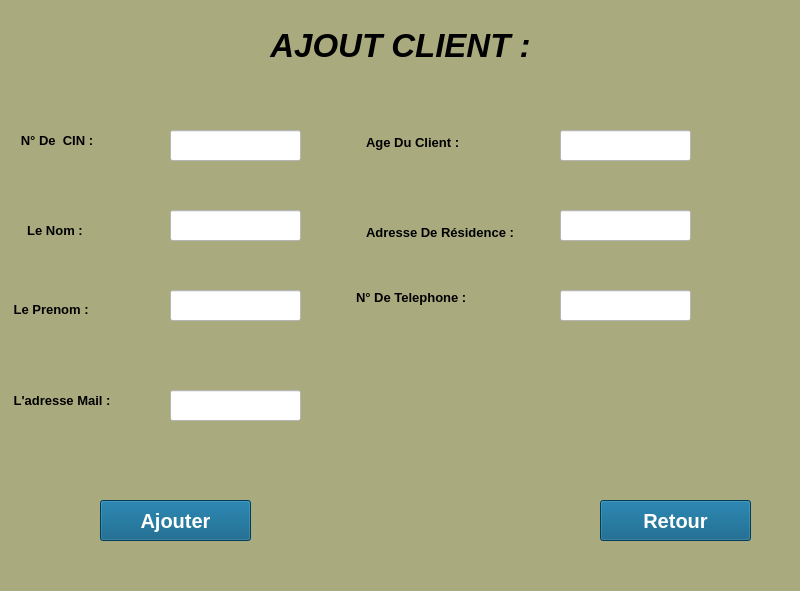
<?xml version="1.0" encoding="UTF-8"?>
<ui version="4.0">
 <class>Form</class>
 <widget class="QWidget" name="Form">
  <property name="geometry">
   <rect>
    <x>0</x>
    <y>0</y>
    <width>800</width>
    <height>591</height>
   </rect>
  </property>
  <property name="font">
   <font>
    <pointsize>12</pointsize>
    <weight>75</weight>
    <bold>true</bold>
   </font>
  </property>
  <property name="windowTitle">
   <string>Form</string>
  </property>
  <property name="styleSheet">
   <string notr="true">background-color: rgb(255, 255, 255);
background-color: rgb(170, 170, 127);</string>
  </property>
  <widget class="QLabel" name="label_2">
   <property name="geometry">
    <rect>
     <x>10</x>
     <y>120</y>
     <width>161</width>
     <height>41</height>
    </rect>
   </property>
   <property name="font">
    <font>
     <pointsize>10</pointsize>
     <weight>75</weight>
     <bold>true</bold>
    </font>
   </property>
   <property name="styleSheet">
    <string notr="true">background-color: rgb(170, 170, 127);</string>
   </property>
   <property name="text">
    <string>   N° De  CIN :</string>
   </property>
  </widget>
  <widget class="QLineEdit" name="lire_cin">
   <property name="geometry">
    <rect>
     <x>170</x>
     <y>130</y>
     <width>131</width>
     <height>31</height>
    </rect>
   </property>
   <property name="font">
    <font>
     <pointsize>12</pointsize>
     <weight>75</weight>
     <bold>true</bold>
    </font>
   </property>
   <property name="styleSheet">
    <string notr="true">background-color: rgb(255, 255, 255);
color: rgb(255, 0, 127);</string>
   </property>
  </widget>
  <widget class="QLabel" name="label_3">
   <property name="geometry">
    <rect>
     <x>20</x>
     <y>210</y>
     <width>161</width>
     <height>41</height>
    </rect>
   </property>
   <property name="font">
    <font>
     <pointsize>10</pointsize>
     <weight>75</weight>
     <bold>true</bold>
    </font>
   </property>
   <property name="styleSheet">
    <string notr="true">background-color: rgb(255, 255, 255);
background-color: rgb(170, 170, 127);</string>
   </property>
   <property name="text">
    <string>  Le Nom :</string>
   </property>
  </widget>
  <widget class="QLineEdit" name="lire_nom">
   <property name="geometry">
    <rect>
     <x>170</x>
     <y>210</y>
     <width>131</width>
     <height>31</height>
    </rect>
   </property>
   <property name="font">
    <font>
     <pointsize>12</pointsize>
     <weight>75</weight>
     <bold>true</bold>
    </font>
   </property>
   <property name="styleSheet">
    <string notr="true">background-color: rgb(255, 255, 255);
color: rgb(255, 0, 127);</string>
   </property>
  </widget>
  <widget class="QLabel" name="label_4">
   <property name="geometry">
    <rect>
     <x>10</x>
     <y>289</y>
     <width>161</width>
     <height>41</height>
    </rect>
   </property>
   <property name="font">
    <font>
     <pointsize>10</pointsize>
     <weight>75</weight>
     <bold>true</bold>
    </font>
   </property>
   <property name="styleSheet">
    <string notr="true">background-color: rgb(255, 255, 255);
background-color: rgb(170, 170, 127);</string>
   </property>
   <property name="text">
    <string> Le Prenom :</string>
   </property>
  </widget>
  <widget class="QLineEdit" name="lire_prenom">
   <property name="geometry">
    <rect>
     <x>170</x>
     <y>290</y>
     <width>131</width>
     <height>31</height>
    </rect>
   </property>
   <property name="font">
    <font>
     <pointsize>12</pointsize>
     <weight>75</weight>
     <bold>true</bold>
    </font>
   </property>
   <property name="styleSheet">
    <string notr="true">background-color: rgb(255, 255, 255);
color: rgb(255, 0, 127);</string>
   </property>
  </widget>
  <widget class="QLabel" name="label_5">
   <property name="geometry">
    <rect>
     <x>10</x>
     <y>380</y>
     <width>151</width>
     <height>41</height>
    </rect>
   </property>
   <property name="font">
    <font>
     <pointsize>10</pointsize>
     <weight>75</weight>
     <bold>true</bold>
    </font>
   </property>
   <property name="styleSheet">
    <string notr="true">background-color: rgb(255, 255, 255);
background-color: rgb(170, 170, 127);</string>
   </property>
   <property name="text">
    <string> L'adresse Mail :</string>
   </property>
  </widget>
  <widget class="QLabel" name="label_6">
   <property name="geometry">
    <rect>
     <x>366</x>
     <y>122</y>
     <width>141</width>
     <height>41</height>
    </rect>
   </property>
   <property name="font">
    <font>
     <pointsize>10</pointsize>
     <weight>75</weight>
     <bold>true</bold>
    </font>
   </property>
   <property name="styleSheet">
    <string notr="true">background-color: rgb(255, 255, 255);
background-color: rgb(170, 170, 127);</string>
   </property>
   <property name="text">
    <string>Age Du Client :</string>
   </property>
  </widget>
  <widget class="QLabel" name="label_7">
   <property name="geometry">
    <rect>
     <x>366</x>
     <y>212</y>
     <width>161</width>
     <height>41</height>
    </rect>
   </property>
   <property name="font">
    <font>
     <pointsize>10</pointsize>
     <weight>75</weight>
     <bold>true</bold>
    </font>
   </property>
   <property name="styleSheet">
    <string notr="true">background-color: rgb(255, 255, 255);
background-color: rgb(170, 170, 127);</string>
   </property>
   <property name="text">
    <string>Adresse De Résidence :</string>
   </property>
  </widget>
  <widget class="QLineEdit" name="lire_adresse">
   <property name="geometry">
    <rect>
     <x>560</x>
     <y>210</y>
     <width>131</width>
     <height>31</height>
    </rect>
   </property>
   <property name="font">
    <font>
     <pointsize>12</pointsize>
     <weight>75</weight>
     <bold>true</bold>
    </font>
   </property>
   <property name="styleSheet">
    <string notr="true">background-color: rgb(255, 255, 255);
color: rgb(255, 0, 127);</string>
   </property>
  </widget>
  <widget class="QPushButton" name="ajouter">
   <property name="geometry">
    <rect>
     <x>100</x>
     <y>500</y>
     <width>151</width>
     <height>41</height>
    </rect>
   </property>
   <property name="font">
    <font>
     <pointsize>15</pointsize>
     <weight>75</weight>
     <bold>true</bold>
    </font>
   </property>
   <property name="styleSheet">
    <string notr="true">background-color: rgb(0, 85, 127);
color: rgb(255, 255, 255);</string>
   </property>
   <property name="text">
    <string>Ajouter</string>
   </property>
  </widget>
  <widget class="QPushButton" name="retour">
   <property name="geometry">
    <rect>
     <x>600</x>
     <y>500</y>
     <width>151</width>
     <height>41</height>
    </rect>
   </property>
   <property name="font">
    <font>
     <pointsize>15</pointsize>
     <weight>75</weight>
     <bold>true</bold>
    </font>
   </property>
   <property name="styleSheet">
    <string notr="true">background-color: rgb(0, 0, 127);
color: rgb(255, 255, 255);
background-color: rgb(0, 85, 127);</string>
   </property>
   <property name="text">
    <string>Retour</string>
   </property>
  </widget>
  <widget class="QLineEdit" name="lire_age">
   <property name="geometry">
    <rect>
     <x>560</x>
     <y>130</y>
     <width>131</width>
     <height>31</height>
    </rect>
   </property>
   <property name="font">
    <font>
     <pointsize>12</pointsize>
     <weight>75</weight>
     <bold>true</bold>
    </font>
   </property>
   <property name="styleSheet">
    <string notr="true">background-color: rgb(255, 255, 255);
color: rgb(255, 0, 127);</string>
   </property>
  </widget>
  <widget class="QLineEdit" name="lire_mail">
   <property name="geometry">
    <rect>
     <x>170</x>
     <y>390</y>
     <width>131</width>
     <height>31</height>
    </rect>
   </property>
   <property name="font">
    <font>
     <pointsize>12</pointsize>
     <weight>75</weight>
     <bold>true</bold>
    </font>
   </property>
   <property name="styleSheet">
    <string notr="true">background-color: rgb(255, 255, 255);
color: rgb(255, 0, 127);</string>
   </property>
  </widget>
  <widget class="QLineEdit" name="lire_telephone">
   <property name="geometry">
    <rect>
     <x>560</x>
     <y>290</y>
     <width>131</width>
     <height>31</height>
    </rect>
   </property>
   <property name="font">
    <font>
     <pointsize>12</pointsize>
     <weight>75</weight>
     <bold>true</bold>
    </font>
   </property>
   <property name="styleSheet">
    <string notr="true">background-color: rgb(255, 255, 255);
color: rgb(255, 0, 127);</string>
   </property>
  </widget>
  <widget class="QLabel" name="label">
   <property name="geometry">
    <rect>
     <x>356</x>
     <y>282</y>
     <width>151</width>
     <height>31</height>
    </rect>
   </property>
   <property name="font">
    <font>
     <pointsize>10</pointsize>
     <weight>75</weight>
     <bold>true</bold>
    </font>
   </property>
   <property name="text">
    <string>N° De Telephone :</string>
   </property>
  </widget>
  <widget class="QLabel" name="label_8">
   <property name="geometry">
    <rect>
     <x>160</x>
     <y>10</y>
     <width>481</width>
     <height>71</height>
    </rect>
   </property>
   <property name="font">
    <font>
     <pointsize>25</pointsize>
     <weight>75</weight>
     <italic>true</italic>
     <bold>true</bold>
    </font>
   </property>
   <property name="text">
    <string>AJOUT CLIENT :</string>
   </property>
   <property name="alignment">
    <set>Qt::AlignCenter</set>
   </property>
  </widget>
 </widget>
 <resources/>
 <connections/>
</ui>
